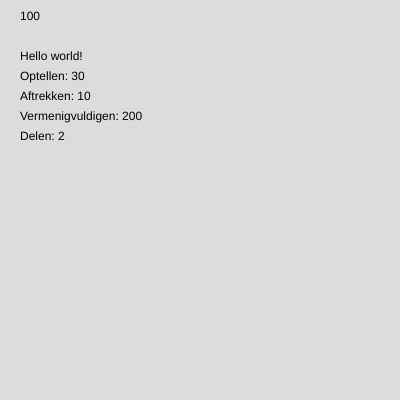
Frame 1 (no input)
Frame 60 (no input): identical to frame 1, image omitted
Frame 120 (the mouse pressed at the canvas centre since frame 60): identical to frame 1, image omitted

The p5.js sketch that drew this single still picture (run headless with seeded random() and noise() and a simulated clock; from frame 60 on, the mouse is pressed at the canvas centre):

// p5.js sketch
// ── sketch.js
let x = 100;
let greeting = "Hello world!"
let a = 20;
let b = 10;
let optellen;
let aftrekken;
let vermenigvuldigen;
let delen;

function setup() {
  createCanvas(400, 400);
}

function draw() {
  background(220);
  // Variabelen veranderen
  optellen = a + b;
  aftrekken = a - b;
  vermenigvuldigen = a * b;
  delen = a / b;

  // Alle teksten
  text(x, 20, 20);
  text(greeting, 20, 60);

  // Tekst + waarde van variabele
  text("Optellen: " + optellen, 20, 80);
  text("Aftrekken: " + aftrekken, 20, 100);
  text("Vermenigvuldigen: " + vermenigvuldigen, 20, 120);
  text("Delen: " + delen, 20, 140);

}
